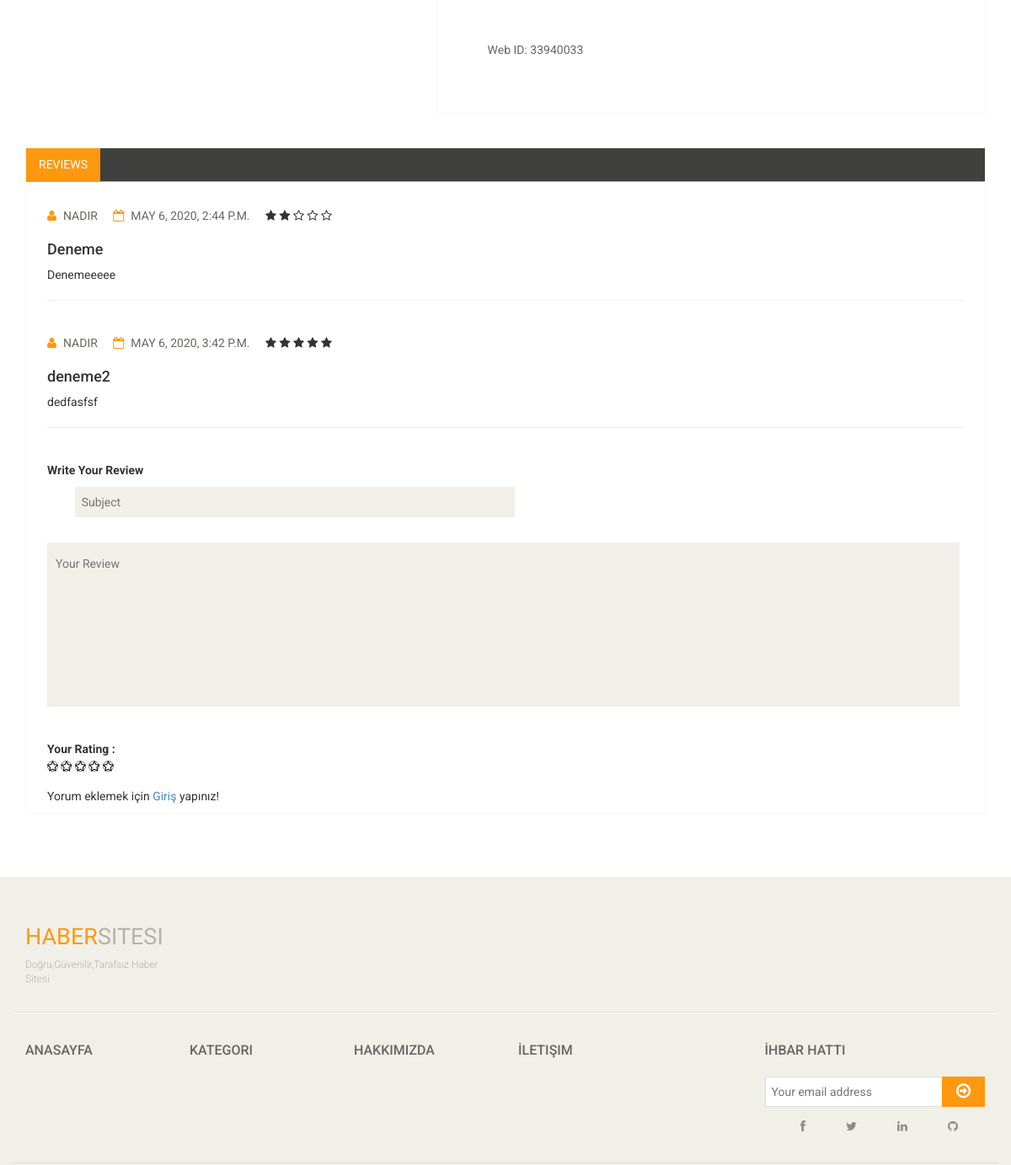
/news/11/super-lig-boyle-mi-/ (middle part), run on an earlier commit of the app's database.
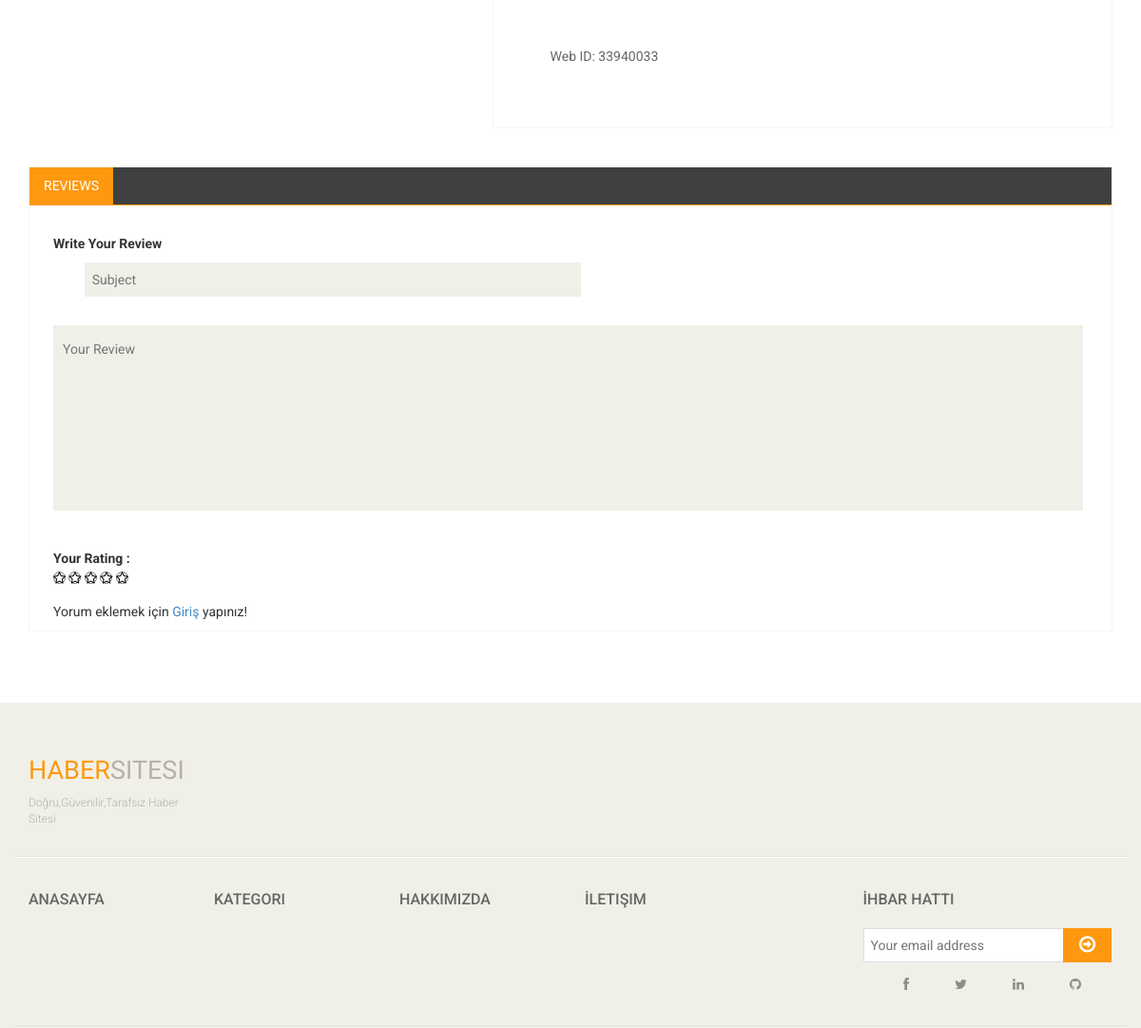
And on a later commit of the database.
### news/models.py (models this page shows, shortened)
class Comment(models.Model):
    STATUS=(
        ('New', 'Yeni'),
        ('True', 'Evet'),
        ('False', 'Hayır'),
    )
    news = models.ForeignKey(News,on_delete=models.CASCADE)
    user = models.ForeignKey(User,on_delete=models.CASCADE)
    subject = models.CharField(max_length=50,blank=True)
    comment = models.TextField(max_length=50,blank=True)
    rate = models.IntegerField(blank=True)
    status = models.CharField(max_length=10,choices=STATUS,default='New')
    ip = models.CharField(blank=True,max_length=20)
    create_at = models.DateTimeField(auto_now_add=True)
    update_at = models.DateTimeField(auto_now=True)

### home/views.py (the view)
# urls.py: path('news/<int:id>/<slug:slug>/',views.news_detail,name='news_detail'),
def news_detail(request,id,slug):
    category=Category.objects.all()
    new = News.objects.get(pk=id)
    images=Images.objects.filter(news_id=id)
    comments=Comment.objects.filter(news_id=id,status='True')
    context = {'new': new,
               'category': category,
               'images': images,
               'comments' : comments,
               }
    return render(request,'news_detail.html',context)

### home/templates/news_detail.html (shortened to what the changed rows need)
{% extends "homebase.html" %}
{% load static %}
{% block content %}
    <div class="section">
        <div class="container">
            <div class="row">
                <div class="category-tab shop-details-tab">
                    <div class="tab-pane fade active in" id="reviews" >
                        <div class="col-sm-12">
                            {% for rs in comments %}
                                <div>
                                    <ul>
                                        <li><a href=""><i class="fa fa-user"></i>{{rs.user.first_name}}</a></li>
                                        <li><a href=""><i class="fa fa-calendar-o"></i>{{ rs.create_at }}</a></li>
                                        <i class="fa fa-star{% if rs.rate < 1 %}-o empty{% endif %}"></i>
                                        <i class="fa fa-star{% if rs.rate < 2 %}-o empty{% endif %}"></i>
                                        <i class="fa fa-star{% if rs.rate < 3 %}-o empty{% endif %}"></i>
                                        <i class="fa fa-star{% if rs.rate < 4 %}-o empty{% endif %}"></i>
                                        <i class="fa fa-star{% if rs.rate < 5 %}-o empty{% endif %}"></i>
                                    </ul>
                                    <div>
                                        <h4>{{ rs.subject }}</h4>
                                        <p>{{ rs.comment }}</p>
                                    </div>
                                    <hr>
                                </div>
                                <br>
                            {% endfor %}
                        </div>
                    </div>
                </div>
            </div>
        </div>
    </div>
{% endblock %}

What changed in the data, as far as the page shows it:
removed Comment: user.first_name "NADIR", create_at "MAY 6, 2020, 2:44 P.M.", rate 2 (drawn), subject "Deneme", comment "Denemeeeee"
removed Comment: user.first_name "NADIR", create_at "MAY 6, 2020, 3:42 P.M.", rate 5 (drawn), subject "deneme2", comment "dedfasfsf"
